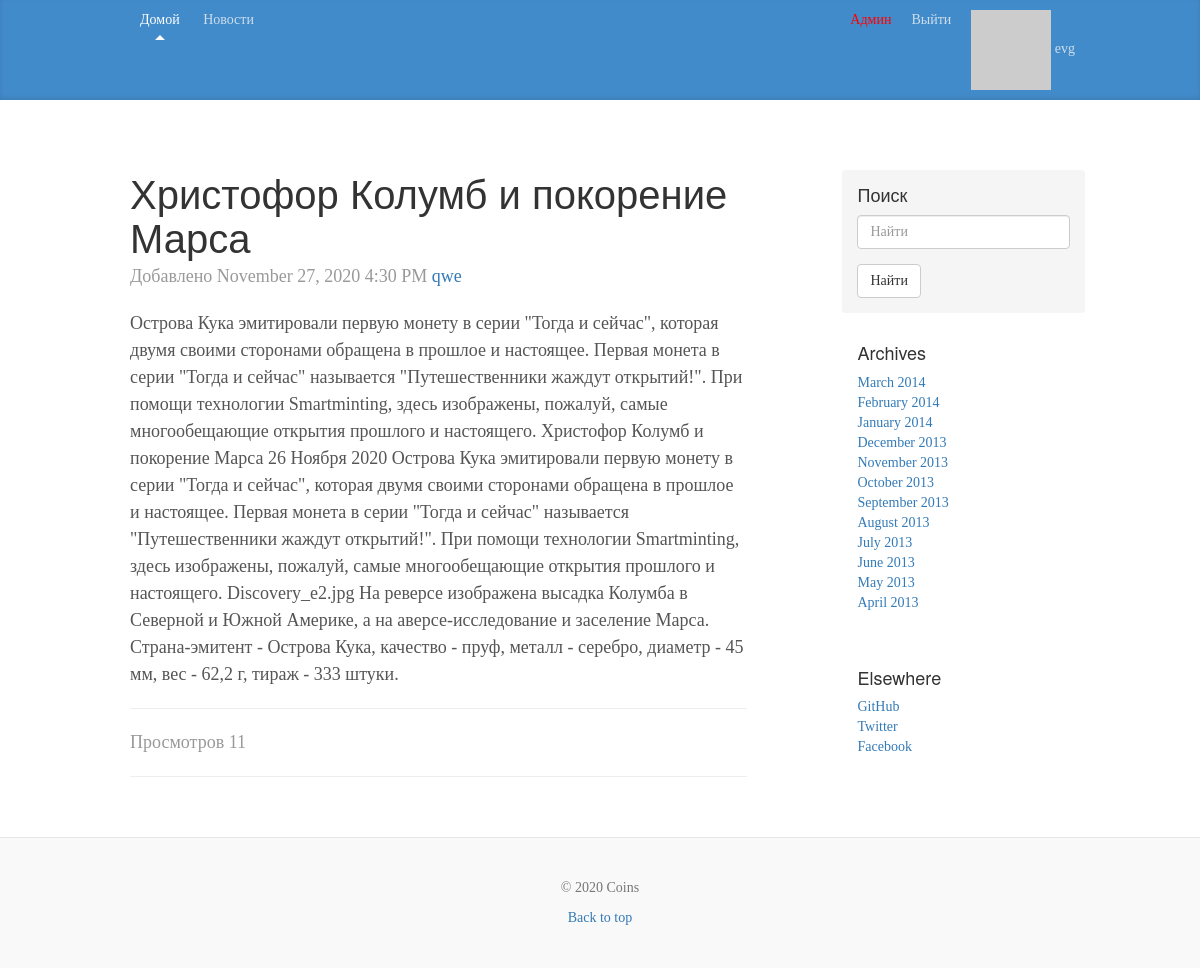
Before: /news/khristofor-kolumb-i-pokorenie-marsa2020-11-27-18-13-21-566083 (signed in) with the older database file.
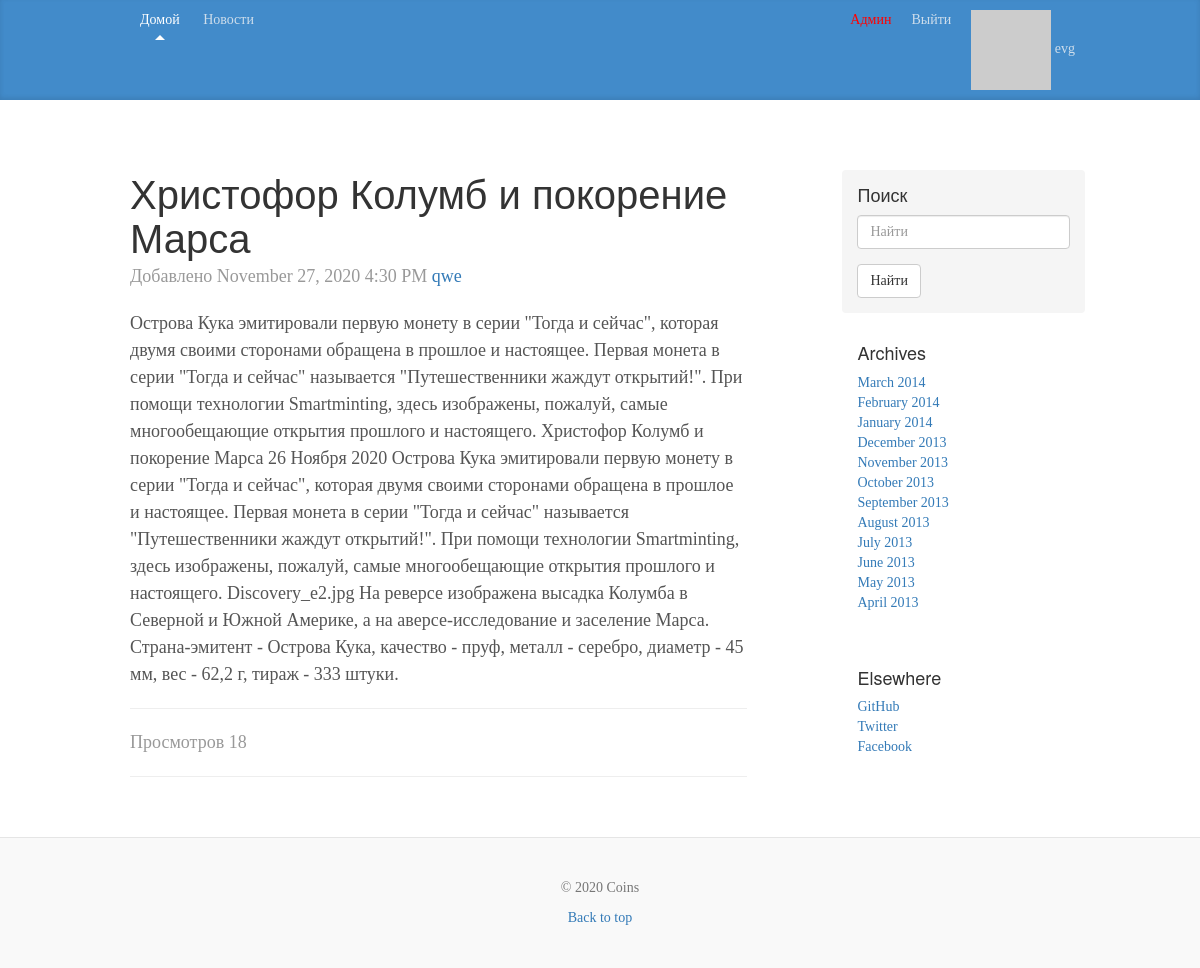
After: the same page with the newer database file.
### app/models.py (models this page shows, shortened)
class Post(db.Model):
    __tablename__ = 'post'
    id = db.Column(db.Integer, primary_key=True)
    title = db.Column(db.String(150))
    slug = db.Column(db.String(140), unique=True)
    pre_body = db.Column(db.Text)
    body = db.Column(db.Text)
    created = db.Column(db.DateTime, index=True, default=datetime.utcnow)
    count = db.Column(db.Integer, default=0)
    author_id = db.Column(db.Integer, db.ForeignKey('user.id'))
    tags = db.relationship('Tag', secondary='tags_posts', backref=db.backref('posts', lazy='dynamic'))

### app/posts/controllers.py (the view)
@module.route('/news/<slug>')
@login_required
def news_detal(slug):
    post = Post.query.filter(Post.slug == slug).first()
    post.count += 1
    stat = StatPost.query.filter(StatPost.user_id==current_user.id).all()
    st = [i.post_id for i in stat]
    if not(post.id in st):
        stat = StatPost(user_id=current_user.id, post_id=post.id)
        stat.count = 0
        stat.count += 1
        db.session.add(stat)
    else:
        stat = StatPost.query.filter(StatPost.user_id==current_user.id and StatPost.post_id==post.id).first()
        stat.count += 1
        db.session.add(stat)
    db.session.add(post)
    db.session.commit()
    return render_template('posts/news_detail.html', post=post)

### app/models.py (called while the page is built)
@login_manager.user_loader
def load_user(user_id):
    return User.query.get(int(user_id))

    def __repr__(self):
        return self.name

    def gravatar(self, size=100, default='identicon', rating='g'):
        url = 'https://secure.gravatar.com/avatar'
        hash = self.avatar_hash or self.gravatar_hash()
        return '{url}/{hash}?s={size}&d={default}&r={rating}'.\
                        format(url=url, hash=hash, size=size, default=default, rating=rating)

    def is_administrator(self):
        for r in self.roles:
            if str(r) == 'admin':
                return True
        return False

### app/templates/posts/news_detail.html (shortened to what this page needs)
{% extends "layout.html" %}
{% block content %}
<div class="blog-post">
  <h2 class="blog-post-title">{{ post.title }}</h2>
  <p class="blog-post-meta">Добавлено {{ moment(post.created).format('LLL') }}
    <a href="{{ url_for('users.user', username=post.author.username) }}">{{ post.author.username }}</a></p>
  {{ post.pre_body|safe }}
  {{ post.body|safe }}
  <hr>
  <p class="blog-post-meta">Просмотров {{ post.count }}</p>
  <hr>
</div>
{% endblock %}

Changed rows visible on the page:
changed Post "Христофор Колумб и покорение Марса": count "11" → "18"
